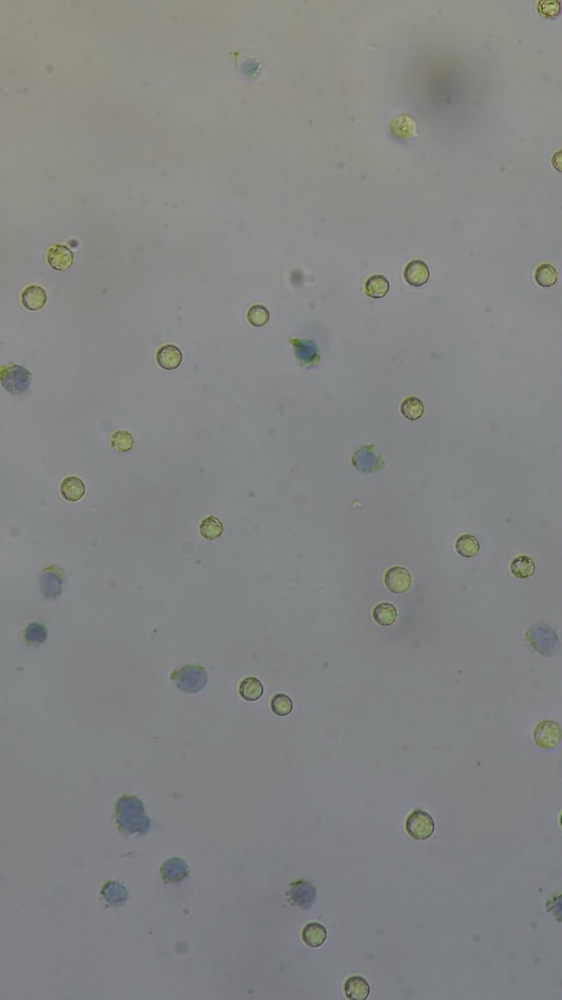
%> input picture cellphoto.jpg, 562 x 1000 px, shrunk from 1080 x 1920 before the run
$ octave StrelErosionTest.m   (GNU Octave 9; MATLAB toolbox functions it lacks are replaced by stand-ins)
%> lines starting %> are read from the running program, lines starting %| are printed output that depends on the picture; in (x1, y1, x2, y2) boxes, pixels count from 0 and x2, y2 are one past the last pixel; in counts of white or black regions, pixels touching at a corner belong together; the program's own positions count from 1
I = imread('cellphoto.jpg');
%> I is the input picture: size 1000x562x3 uint8; mean R, G, B 131.1, 133.1, 131.8
figure,imshow(I),title('Original Image');
text(size(I,2),size(I,1)+15, ...
    'Image of Cells', ...
    'FontSize',7,'HorizontalAlignment','right');
text(size(I,2),size(I,1)+25, ....
    'SUSTech', ...
    'FontSize',7,'HorizontalAlignment','right');

GrayImage = rgb2gray(I);
% figure,imshow(GrayImage),title('Gray Image');

%使用 edge 和 sobel 算子计算阈值。调整阈值，再次使用 edge 获得包含分割后的细胞的二值掩膜
[~,threshold] = edge(GrayImage,'sobel');
%> threshold = 0.0176
fudgeFactor = 0.5;
BWs = edge(GrayImage,'sobel',threshold * fudgeFactor);
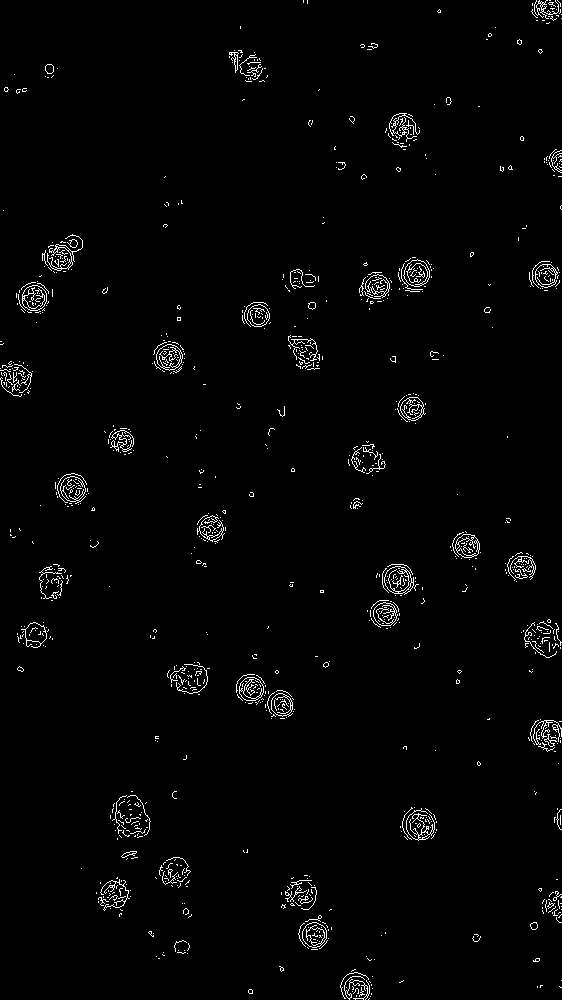
%> BWs: size 1000x562 logical; 1.8% white in thin lines or dots
%显示生成的二元梯度掩膜，显示图像中高对比度的线条
% figure,imshow(BWs,[]),title('Binary Gradient Mask');

%使用线性结构元素膨胀索贝尔图像，填充线条之间的间隙
se90 = strel('line',3,90);
se0 = strel('line',3,0);
BWsdil = imdilate(BWs,[se90 se0]);
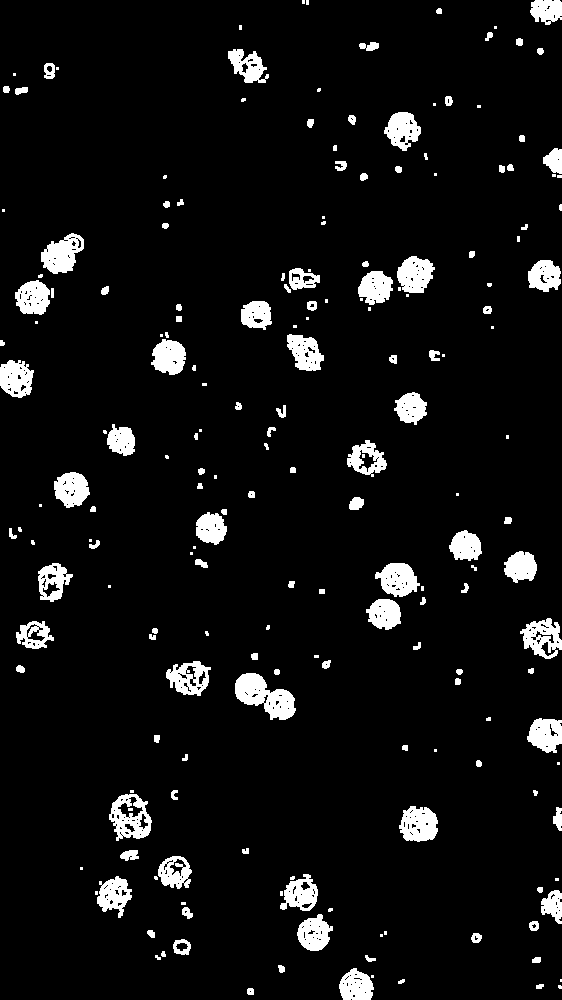
%> BWsdil: size 1000x562 logical; 6.4% white; 199 white regions (71 under 20 px), largest, box (x1, y1, x2, y2) and area: (235, 673, 296, 720) 1580, (109, 794, 152, 841) 1108, (41, 233, 84, 274) 1080
% figure,imshow(BWsdil),title('Dilated Gradient Mask');

%使用 imfill 填充图像中的孔洞
BWdfill = imfill(BWsdil,'holes');
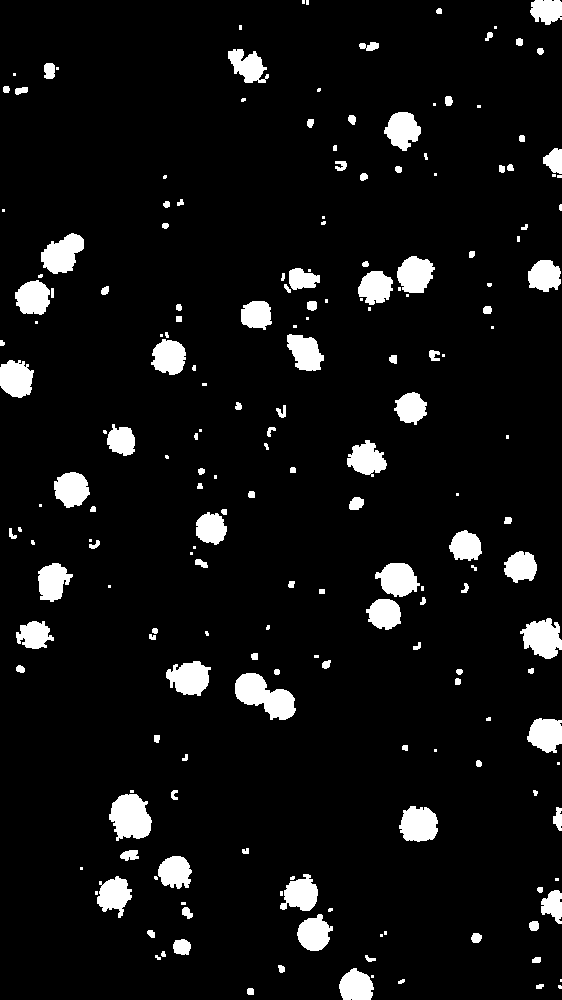
%> BWdfill: size 1000x562 logical; 6.8% white; 197 white regions (69 under 20 px), largest, box (x1, y1, x2, y2) and area: (235, 673, 296, 720) 1632, (109, 794, 152, 841) 1473, (520, 618, 562, 659) 1167
% figure,imshow(BWdfill),title('Binary Image with Filled Holes');

%使用 imclearborder 函数删除任何与图像边界连通的对象。要删除对角线连通，请将 imclearborder 函数中的连通性设置为 4。
BWnobord = imclearborder(BWdfill,4);
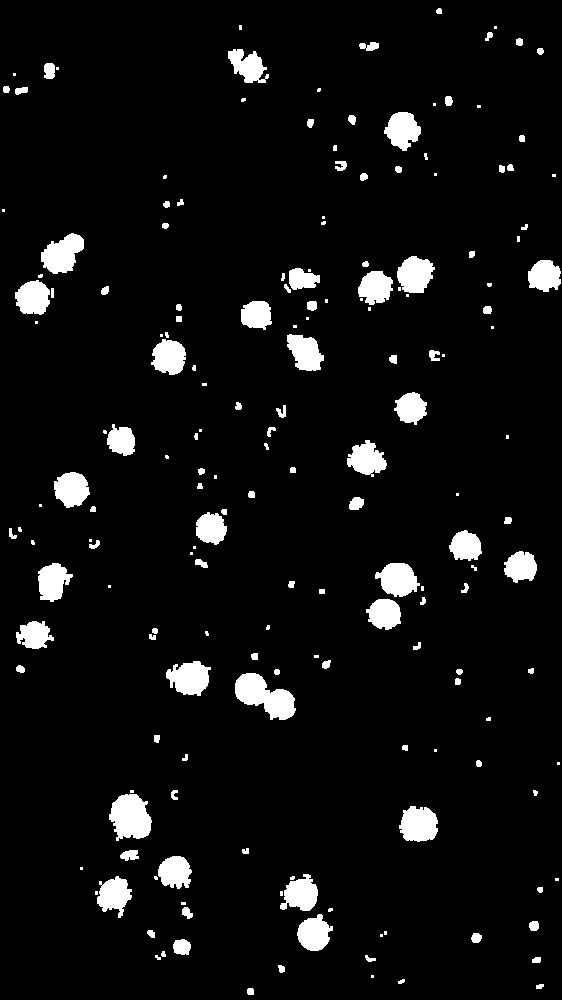
%> BWnobord: size 1000x562 logical; 5.8% white; 182 white regions (63 under 20 px), largest, box (x1, y1, x2, y2) and area: (235, 673, 296, 720) 1632, (109, 794, 152, 841) 1473, (41, 233, 84, 274) 1137
% figure,imshow(BWnobord),title('Cleared Border Image');

%最后，为了使分割后的对象看起来自然，用菱形结构元素对图像腐蚀两次来平滑处理对象。使用 strel 函数创建菱形结构元素。
seD = strel('diamond',1);
BWfinal = imerode(BWnobord,seD);
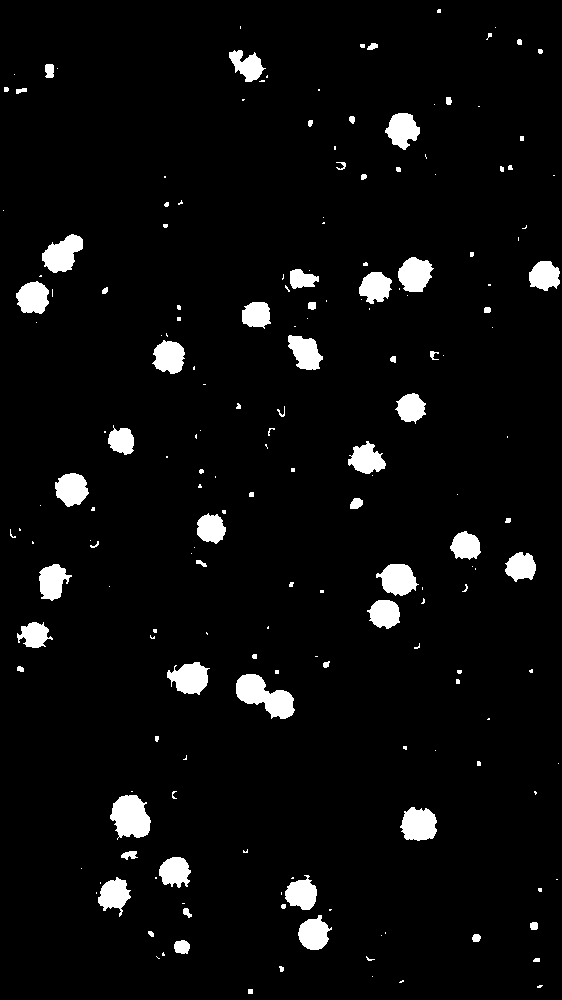
%> BWfinal: size 1000x562 logical; 4.7% white; 189 white regions (112 under 20 px), largest, box (x1, y1, x2, y2) and area: (236, 674, 295, 719) 1452, (110, 795, 151, 840) 1311, (42, 234, 83, 273) 997
%> (the run ends here)

$ run again, with test3.jpg copied over cellphoto.jpg
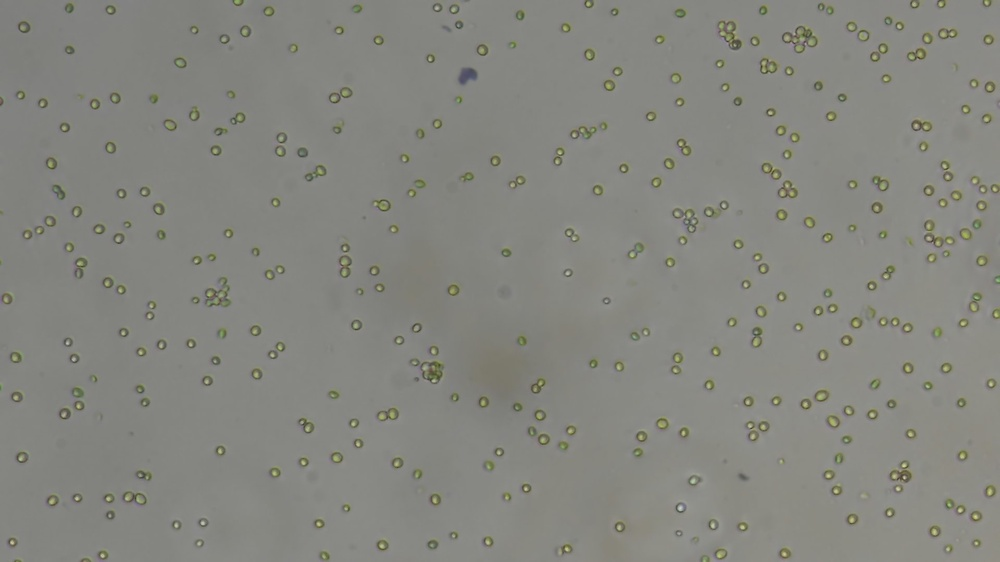
%> input picture test3.jpg, 1000 x 562 px, shrunk from 1920 x 1080 before the run
%> I is the input picture: size 562x1000x3 uint8; mean R, G, B 133.3, 133.9, 127.2
%> threshold = 0.0367
%> `BWs = edge(GrayImage,'sobel',threshold * fudgeFactor);`:
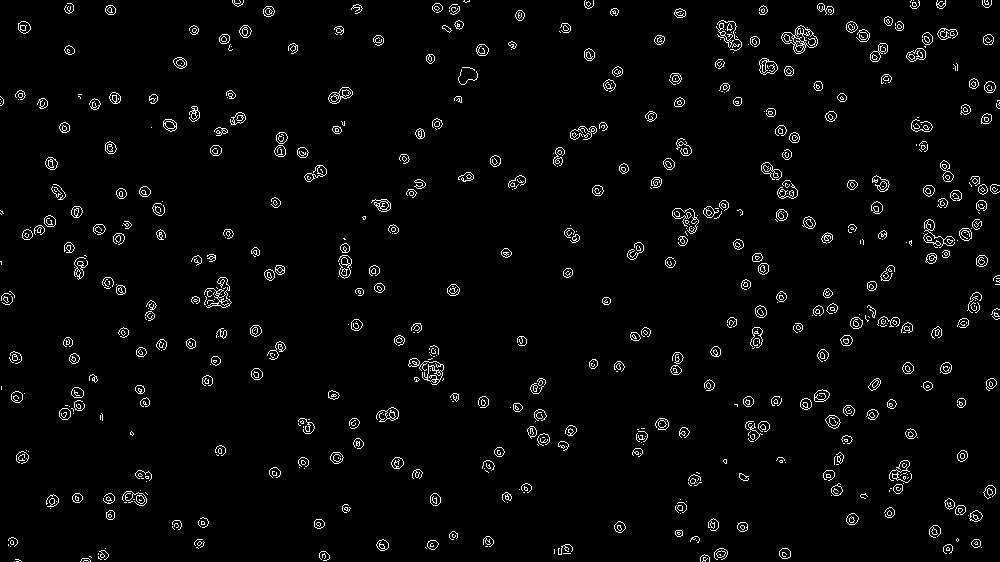
%> BWs: size 562x1000 logical; 2.9% white in thin lines or dots
%> BWsdil: size 562x1000 logical; 9.7% white; 321 white regions (4 under 20 px), largest, box (x1, y1, x2, y2) and area: (922, 218, 983, 249) 885, (407, 344, 445, 386) 865, (780, 24, 819, 55) 748
%> BWdfill: size 562x1000 logical; 9.9% white; 321 white regions (4 under 20 px), largest, box (x1, y1, x2, y2) and area: (922, 218, 983, 249) 906, (407, 344, 445, 386) 882, (780, 24, 819, 55) 766
%> `BWfinal = imerode(BWnobord,seD);`:
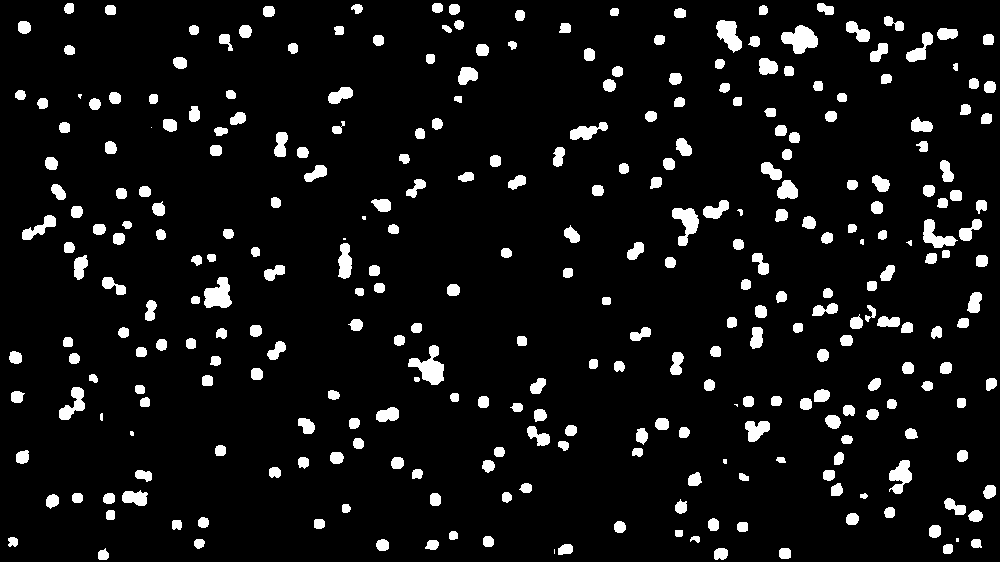
%> BWfinal: size 562x1000 logical; 7.3% white; 307 white regions (9 under 20 px), largest, box (x1, y1, x2, y2) and area: (408, 345, 444, 385) 694, (781, 25, 818, 54) 661, (204, 277, 232, 308) 600

$ run again, with CellDetection-2025-01-14_16_01_19.png saved as cellphoto.jpg
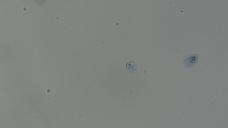
%> input picture CellDetection-2025-01-14_16_01_19.png, 228 x 128 px, shrunk from 438 x 246 before the run
%> I is the input picture: size 128x228x3 uint8; mean R, G, B 128.8, 130.9, 128.3
%> `text(size(I,2),size(I,1)+25, . 'SUSTech', 'FontSize',7,'HorizontalAlig..`:
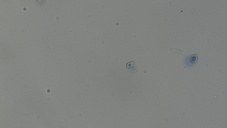
%> figure redrawn from the program's plot data; its title reads 'Original Image'
%> threshold = 0.00894
%> BWs: size 128x228 logical; 2.4% white in thin lines or dots
%> BWsdil: size 128x228 logical; 10.2% white; 69 white regions (27 under 20 px), largest, box (x1, y1, x2, y2) and area: (168, 46, 201, 71) 457, (120, 56, 151, 76) 298, (17, 0, 48, 16) 270
%> BWnobord: size 128x228 logical; 8.8% white; 59 white regions (21 under 20 px), largest, box (x1, y1, x2, y2) and area: (168, 46, 201, 71) 457, (120, 56, 151, 76) 298, (36, 86, 58, 104) 202
%> `BWfinal = imerode(BWnobord,seD);`:
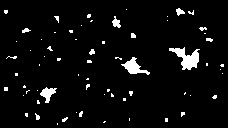
%> BWfinal: size 128x228 logical; 4.6% white; 66 white regions (55 under 20 px), largest, box (x1, y1, x2, y2) and area: (169, 47, 200, 70) 340, (121, 57, 150, 75) 215, (40, 87, 57, 103) 134

$ run again, with CellDetection-2025-01-14_16_01_59.png saved as cellphoto.jpg
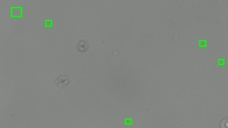
%> input picture CellDetection-2025-01-14_16_01_59.png, 228 x 128 px, shrunk from 438 x 246 before the run
%> I is the input picture: size 128x228x3 uint8; mean R, G, B 130.6, 134.1, 129.7
%> `text(size(I,2),size(I,1)+25, . 'SUSTech', 'FontSize',7,'HorizontalAlig..`:
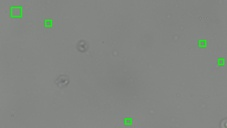
%> figure redrawn from the program's plot data; its title reads 'Original Image'
%> threshold = 0.00873
%> BWs: size 128x228 logical; 2.7% white in thin lines or dots
%> BWsdil: size 128x228 logical; 10.8% white; 72 white regions (38 under 20 px), largest, box (x1, y1, x2, y2) and area: (52, 70, 71, 96) 321, (3, 1, 32, 23) 320, (73, 38, 96, 56) 265
%> BWdfill: size 128x228 logical; 10.8% white; 72 white regions (38 under 20 px), largest, box (x1, y1, x2, y2) and area: (3, 1, 32, 23) 328, (52, 70, 71, 96) 323, (73, 38, 96, 56) 267
%> `BWfinal = imerode(BWnobord,seD);`:
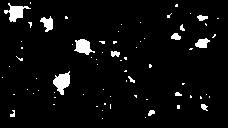
%> BWfinal: size 128x228 logical; 4.8% white; 72 white regions (58 under 20 px), largest, box (x1, y1, x2, y2) and area: (53, 71, 70, 95) 241, (4, 3, 31, 22) 223, (74, 39, 95, 55) 200
